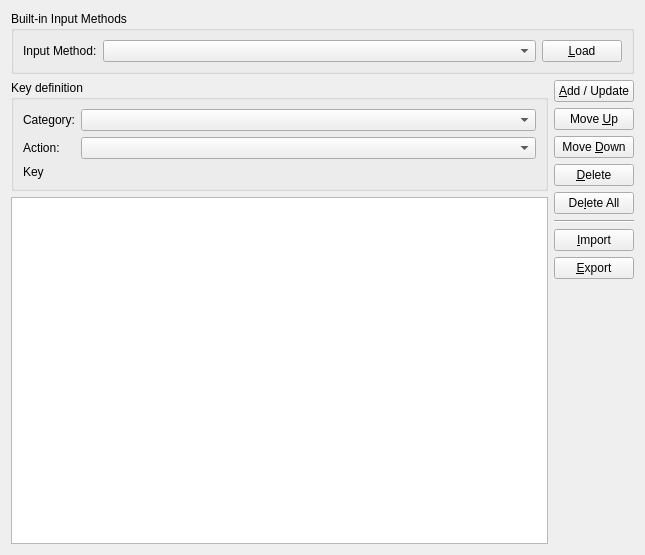
<?xml version="1.0" encoding="UTF-8"?>
<ui version="4.0">
 <class>Editor</class>
 <widget class="QWidget" name="Editor">
  <property name="geometry">
   <rect>
    <x>0</x>
    <y>0</y>
    <width>645</width>
    <height>555</height>
   </rect>
  </property>
  <property name="windowTitle">
   <string>Lotus Keymap Editor</string>
  </property>
  <property name="windowIcon">
   <iconset theme="fcitx-lotus">
    <normaloff>.</normaloff>.</iconset>
  </property>
  <layout class="QVBoxLayout" name="verticalLayout_3">
   <item>
    <widget class="QGroupBox" name="groupBox">
     <property name="title">
      <string>Built-in Input Methods</string>
     </property>
     <layout class="QHBoxLayout" name="horizontalLayout_2">
      <item>
       <widget class="QLabel" name="label">
        <property name="text">
         <string>Input Method:</string>
        </property>
       </widget>
      </item>
      <item>
       <widget class="QComboBox" name="inputMethodBox">
        <property name="sizePolicy">
         <sizepolicy hsizetype="MinimumExpanding" vsizetype="Fixed">
          <horstretch>0</horstretch>
          <verstretch>0</verstretch>
         </sizepolicy>
        </property>
       </widget>
      </item>
      <item>
       <widget class="QPushButton" name="loadButton">
        <property name="text">
         <string>&amp;Load</string>
        </property>
       </widget>
      </item>
     </layout>
    </widget>
   </item>
   <item>
    <layout class="QHBoxLayout" name="horizontalLayout">
     <item>
      <layout class="QVBoxLayout" name="verticalLayout_2">
       <item>
        <widget class="QGroupBox" name="groupBox_2">
         <property name="title">
          <string>Key definition</string>
         </property>
         <layout class="QFormLayout" name="formLayout">
          <item row="0" column="0">
           <widget class="QLabel" name="label_3">
            <property name="text">
             <string>Category:</string>
            </property>
           </widget>
          </item>
          <item row="0" column="1">
           <widget class="QComboBox" name="categoryBox">
            <property name="sizePolicy">
             <sizepolicy hsizetype="MinimumExpanding" vsizetype="Fixed">
              <horstretch>0</horstretch>
              <verstretch>0</verstretch>
             </sizepolicy>
            </property>
           </widget>
          </item>
          <item row="1" column="0">
           <widget class="QLabel" name="label_4">
            <property name="text">
             <string>Action:</string>
            </property>
           </widget>
          </item>
          <item row="1" column="1">
           <widget class="QComboBox" name="actionBox">
            <property name="sizePolicy">
             <sizepolicy hsizetype="MinimumExpanding" vsizetype="Fixed">
              <horstretch>0</horstretch>
              <verstretch>0</verstretch>
             </sizepolicy>
            </property>
           </widget>
          </item>
          <item row="2" column="0">
           <widget class="QLabel" name="label_2">
            <property name="text">
             <string>Key</string>
            </property>
           </widget>
          </item>
          <item row="2" column="1">
           <widget class="fcitx::FcitxQtKeySequenceWidget" name="keySequenceEdit" native="true"/>
          </item>
         </layout>
        </widget>
       </item>
       <item>
        <widget class="QTableView" name="keymapView">
         <property name="selectionMode">
          <enum>QAbstractItemView::SingleSelection</enum>
         </property>
         <property name="selectionBehavior">
          <enum>QAbstractItemView::SelectRows</enum>
         </property>
        </widget>
       </item>
      </layout>
     </item>
     <item>
      <layout class="QVBoxLayout" name="verticalLayout">
       <item>
        <widget class="QPushButton" name="addButton">
         <property name="text">
          <string>&amp;Add / Update</string>
         </property>
         <property name="icon">
          <iconset theme="document-edit">
           <normaloff>.</normaloff>.</iconset>
         </property>
        </widget>
       </item>
       <item>
        <widget class="QPushButton" name="moveUpButton">
         <property name="text">
          <string>Move &amp;Up</string>
         </property>
         <property name="icon">
          <iconset theme="go-up">
           <normaloff>.</normaloff>.</iconset>
         </property>
        </widget>
       </item>
       <item>
        <widget class="QPushButton" name="moveDownButton">
         <property name="text">
          <string>Move &amp;Down</string>
         </property>
         <property name="icon">
          <iconset theme="go-down">
           <normaloff>.</normaloff>.</iconset>
         </property>
        </widget>
       </item>
       <item>
        <widget class="QPushButton" name="deleteButton">
         <property name="text">
          <string>&amp;Delete</string>
         </property>
         <property name="icon">
          <iconset theme="list-remove">
           <normaloff>.</normaloff>.</iconset>
         </property>
        </widget>
       </item>
       <item>
        <widget class="QPushButton" name="clearButton">
         <property name="text">
          <string>De&amp;lete All</string>
         </property>
         <property name="icon">
          <iconset theme="edit-delete">
           <normaloff>.</normaloff>.</iconset>
         </property>
        </widget>
       </item>
       <item>
        <widget class="Line" name="line">
         <property name="orientation">
          <enum>Qt::Horizontal</enum>
         </property>
        </widget>
       </item>
       <item>
        <widget class="QPushButton" name="importButton">
         <property name="text">
          <string>&amp;Import</string>
         </property>
         <property name="icon">
          <iconset theme="document-import">
           <normaloff>.</normaloff>.</iconset>
         </property>
        </widget>
       </item>
       <item>
        <widget class="QPushButton" name="exportButton">
         <property name="text">
          <string>&amp;Export</string>
         </property>
         <property name="icon">
          <iconset theme="document-export">
           <normaloff>.</normaloff>.</iconset>
         </property>
        </widget>
       </item>
       <item>
        <spacer name="verticalSpacer">
         <property name="orientation">
          <enum>Qt::Vertical</enum>
         </property>
         <property name="sizeHint" stdset="0">
          <size>
           <width>20</width>
           <height>40</height>
          </size>
         </property>
        </spacer>
       </item>
      </layout>
     </item>
    </layout>
   </item>
  </layout>
 </widget>
 <customwidgets>
  <customwidget>
   <class>fcitx::FcitxQtKeySequenceWidget</class>
   <extends>QWidget</extends>
   <header>fcitxqtkeysequencewidget.h</header>
  </customwidget>
 </customwidgets>
 <resources/>
 <connections/>
</ui>
